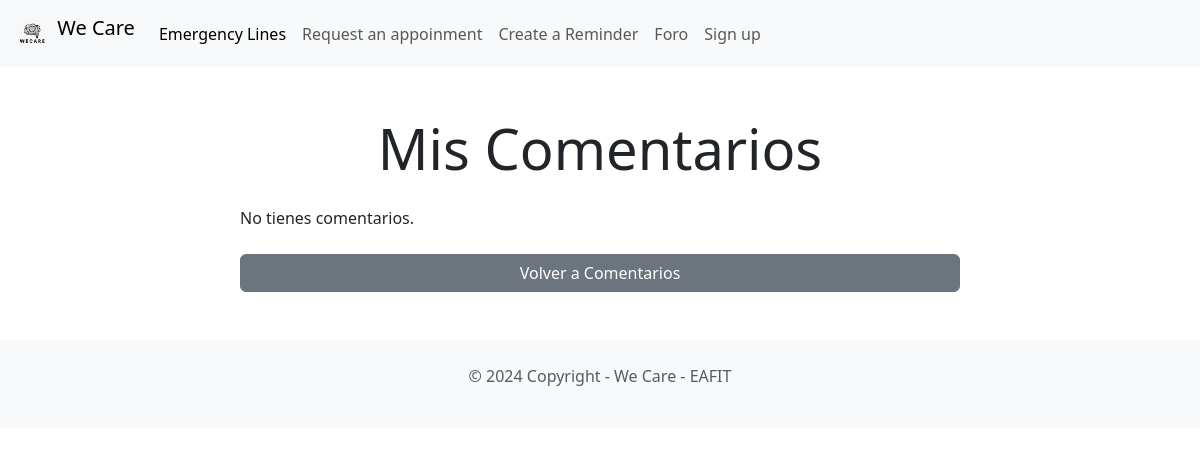
The page /perfil/ (signed in) on the database as committed earlier.
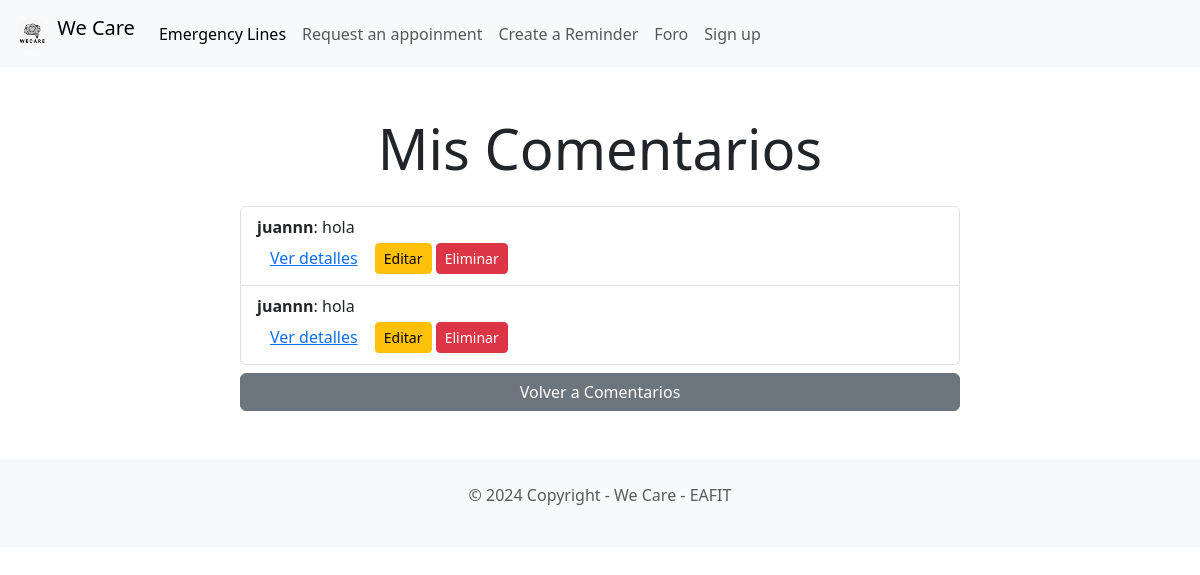
The same page on the database as committed later.
### Forum/models.py (models this page shows, shortened)
class Comentario(models.Model):
    titulo = models.CharField(max_length=255)
    texto = models.TextField()
    imagen = models.ImageField(upload_to='recetas_images/', blank=True, null=True)
    autor = models.ForeignKey(User, on_delete=models.CASCADE)
    fecha_creacion = models.DateTimeField(auto_now_add=True)

### Forum/views.py (the view)
# urls.py: path('perfil/', Forum_views.perfil_view, name='perfil'),  # Perfil del usuario (comentarios propios)
def perfil_view(request):
    comentarios = Comentario.objects.filter(autor_id=request.user.id)
    return render(request, 'Forum/perfil.html', {'comentarios': comentarios})

### appointment/views.py (called while the page is built)
def get_future_reminders(request):
    future_reminder_count = Reminder.objects.filter(reminder_date__gte=timezone.now()).count()
    return {'future_reminder_count': future_reminder_count}

### Forum/templates/Forum/perfil.html
{% extends "base.html" %}
{% block content %}
    <div class="container my-5">
        <div class="text-center">
            <h1 class="display-4">Mis Comentarios</h1>
        </div>
        <div class="row justify-content-center mt-4">
            <div class="col-lg-8">
                {% if comentarios %}
                    <ul class="list-group">
                        {% for comentario in comentarios %}
                            <li class="list-group-item">
                                <strong>{{ comentario.autor.username }}</strong>: {{ comentario.texto }}
                                <br>
                                <a href="{% url 'detalle-comentario' comentario.id %}" class="btn btn-link">Ver detalles</a>
                                <a href="{% url 'editar-comentario' comentario.id %}" class="btn btn-warning btn-sm">Editar</a>
                                <a href="{% url 'eliminar-comentario' comentario.id %}" class="btn btn-danger btn-sm">Eliminar</a>
                            </li>
                        {% endfor %}
                    </ul>
                {% else %}
                    <p>No tienes comentarios.</p>
                {% endif %}
                <a href="{% url 'comentarios' %}" class="btn btn-secondary w-100 mt-2">Volver a Comentarios</a>
            </div>
        </div>
    </div>
{% endblock content %}

Rows that differ between the two databases and show on the page:
added Comentario: autor.username "juannn", texto "hola"
added Comentario: autor.username "juannn", texto "hola"
Other text that changed with them:
text no longer shown: "No tienes comentarios."
